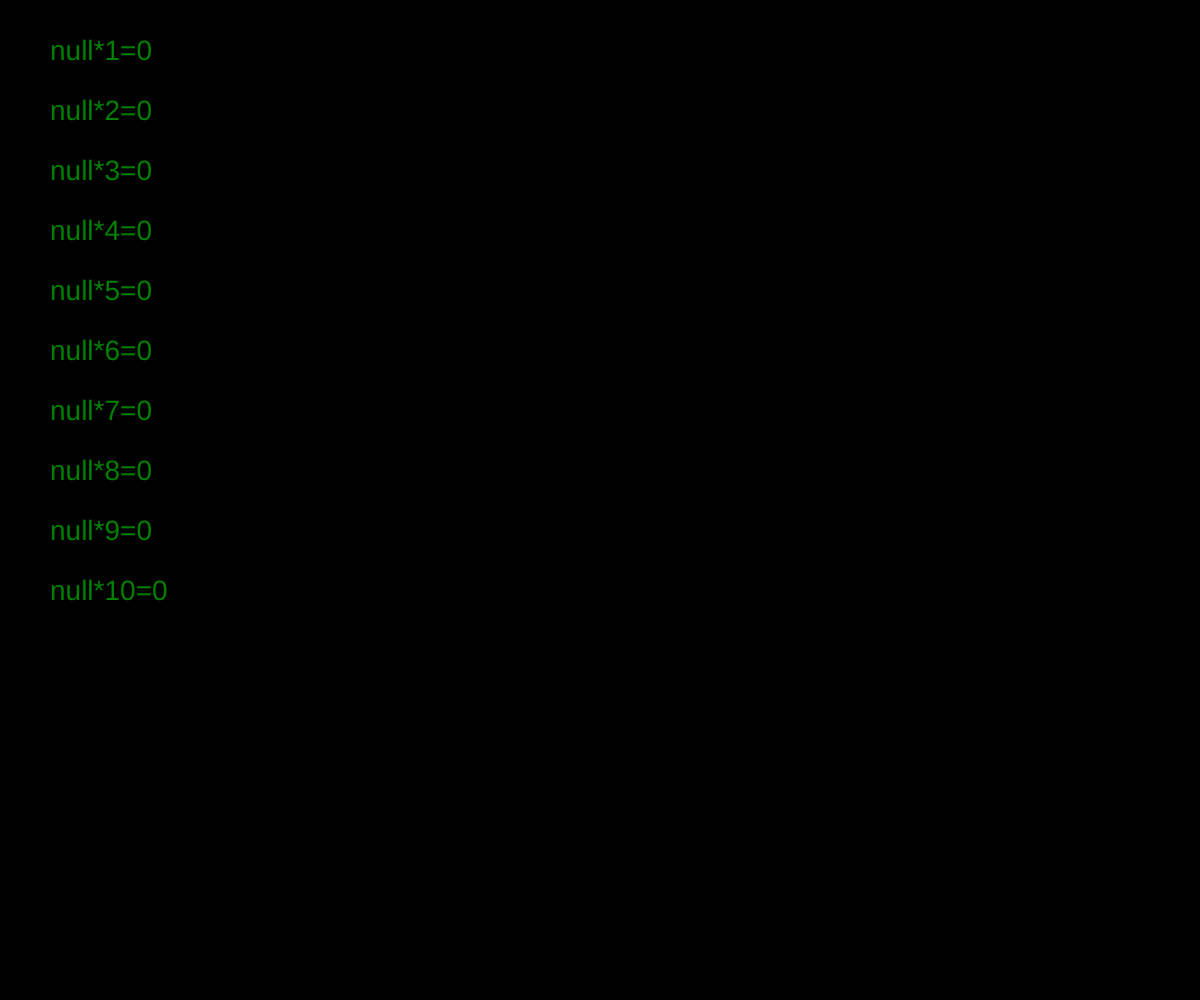
Frame 1 (no input)
Frame 60 (no input): identical to frame 1, image omitted
Frame 120 (the mouse pressed at the canvas centre since frame 60): identical to frame 1, image omitted

The p5.js sketch that drew this single still picture (run headless with seeded random() and noise() and a simulated clock; from frame 60 on, the mouse is pressed at the canvas centre):

// p5.js sketch
// ── sketch.js
var num
function setup (){
  createCanvas(windowWidth,windowHeight)
  num =  prompt("Enter number")
}



function draw() {
background("black")

 for(var i = 1 ;i<11;i++) {
   fill("green")
   textSize(28)
  text(num+"*"+i+"="+num*i,50,i*60) 
 }  
}
